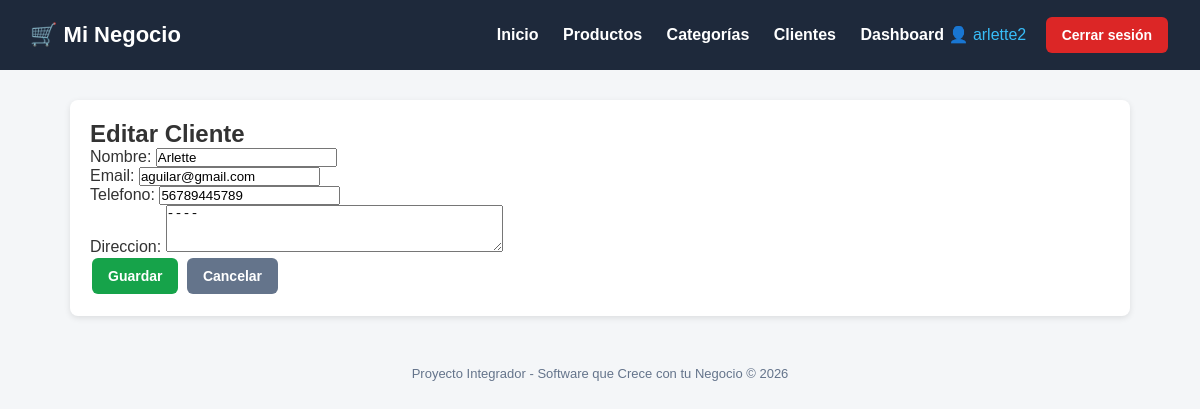
Screenshot of /clientes/editar/1/ (signed in) with the database file from the repository.
### tienda/models.py (models this page shows, shortened)
class Cliente(models.Model):
    nombre = models.CharField(max_length=200)
    email = models.EmailField()
    telefono = models.CharField(max_length=20)
    direccion = models.TextField()
    fecha_registro = models.DateTimeField(auto_now_add=True)
    class Meta:
        verbose_name = "Cliente"
        verbose_name_plural = "Clientes"

### tienda/views.py (the view)
# urls.py: path('clientes/editar/<int:pk>/', views.editar_cliente, name='editar_cliente'),
@login_required
def editar_cliente(request, pk):
    cliente = get_object_or_404(Cliente, pk=pk)
    if request.method == 'POST':
        form = ClienteForm(request.POST, instance=cliente)
        if form.is_valid():
            form.save()
            messages.success(request, 'Cliente actualizado correctamente.')
            return redirect('lista_clientes')
    else:
        form = ClienteForm(instance=cliente)
    return render(request, 'tienda/clientes/form.html', {'form': form, 'titulo': 'Editar Cliente'})

### tienda/forms.py
class ClienteForm(forms.ModelForm):
    class Meta:
        model = Cliente
        fields = ['nombre', 'email', 'telefono', 'direccion']
        widgets = {
            'nombre': forms.TextInput(attrs={'class': 'form-control'}),
            'email': forms.EmailInput(attrs={'class': 'form-control'}),
            'telefono': forms.TextInput(attrs={'class': 'form-control'}),
            'direccion': forms.Textarea(attrs={'class': 'form-control', 'rows': 3}),
        }

### tienda/templates/tienda/clientes/form.html (shortened to what this page needs)
{% extends 'base.html' %}
{% block content %}
<div class="card">
    <h2>{{ titulo }}</h2>
    <form method="post">
        {{ form.as_p }}
        <button type="submit" class="btn btn-success">Guardar</button>
        <a href="{% url 'lista_clientes' %}" class="btn btn-secondary">Cancelar</a>
    </form>
</div>
{% endblock %}

### tienda/templates/base.html (shortened to what this page needs)
<!DOCTYPE html>
<html lang="es">
<head>
</head>
<body>
    <header>
        <h1>🛒 Mi Negocio</h1>
        <nav>
            <a href="{% url 'inicio' %}">Inicio</a>
            <a href="{% url 'lista_productos' %}">Productos</a>
            <a href="{% url 'lista_categorias' %}">Categorías</a>
            <a href="{% url 'lista_clientes' %}">Clientes</a>
            {% if user.is_authenticated %}
              <a href="{% url 'dashboard' %}">Dashboard</a>
              <span style="color:#38bdf8;">👤 {{ user.username }}</span>
              <form action="{% url 'logout' %}" method="post" style="display:inline;">
<button type="submit" class="btn btn-danger" style="margin-left:15px;">Cerrar sesión</button>
</form>
{% else %}
<a href="{% url 'login' %}">Iniciar sesión</a>
{% endif %}
        </nav>
    </header>
    <div class="container">
        {% block content %}{% endblock %}
    </div>
    <footer>
        Proyecto Integrador - Software que Crece con tu Negocio &copy; {% now "Y" %}
    </footer>
</body>
</html>

### tienda/templates/base.html (style rules this page uses)
* { margin: 0; padding: 0; box-sizing: border-box; }
body { font-family: Arial, sans-serif; background: #f4f6f8; color: #333; }
header { background: #1e293b; color: #fff; padding: 15px 30px; display: flex; justify-content: space-between; align-items: center; }
header h1 { font-size: 22px; }
header nav a { color: #fff; text-decoration: none; margin-left: 20px; font-weight: bold; }
.container { max-width: 1100px; margin: 30px auto; padding: 0 20px; }
.card { background: #fff; border-radius: 8px; padding: 20px; box-shadow: 0 2px 6px rgba(0,0,0,0.1); margin-bottom: 20px; }
.btn { display: inline-block; padding: 10px 16px; border-radius: 6px; text-decoration: none; color: #fff; font-weight: bold; border: none; cursor: pointer; font-size: 14px; margin: 2px; }
.btn-success { background: #16a34a; }
.btn-danger { background: #dc2626; }
.btn-secondary { background: #64748b; }
footer { text-align: center; padding: 20px; color: #64748b; font-size: 13px; }

### rows the page displays
Cliente: nombre "Arlette", email "aguilar@gmail.com", telefono "56789445789", direccion "----"

### other values shown
{{ user.username }} "arlette2"
{{ titulo }} "Editar Cliente"
